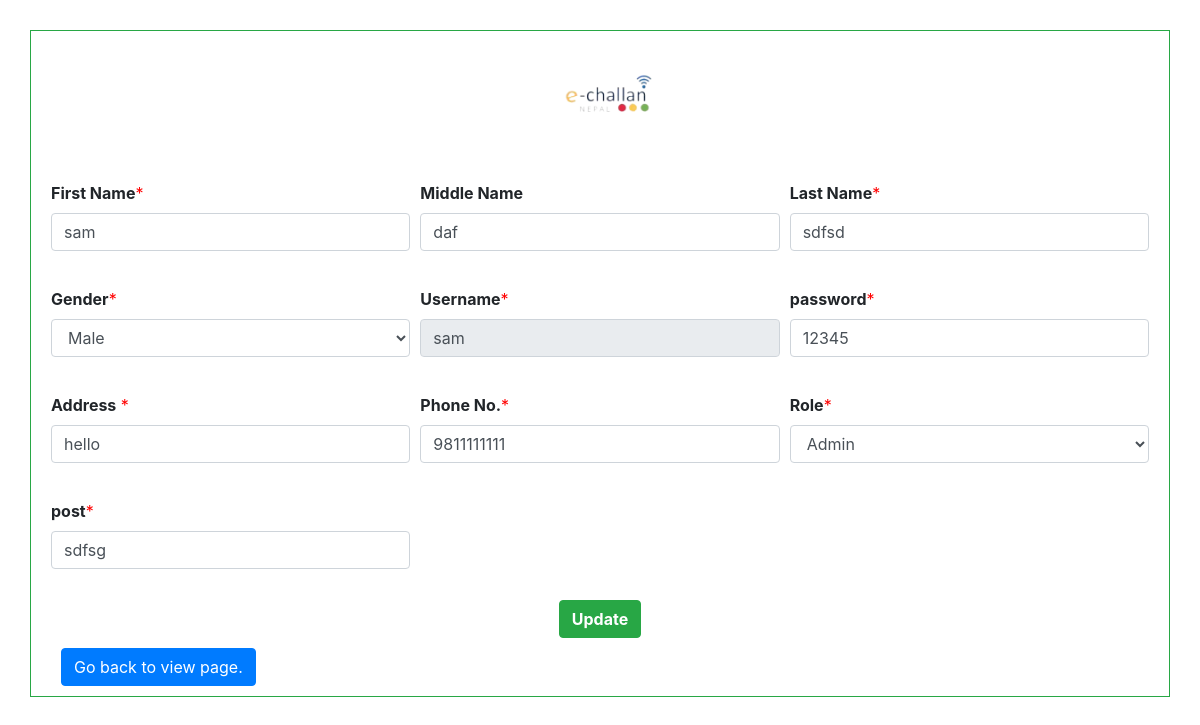
The app's page /html/EditUser.php?id=3 (signed in) with its own data.
### tables this page shows
CREATE TABLE `user` (
  `user_id` int(11) NOT NULL,
  `first_name` varchar(40) NOT NULL,
  `middle_name` varchar(40) DEFAULT NULL,
  `last_name` varchar(40) NOT NULL,
  `username` varchar(40) NOT NULL,
  `password` varchar(40) NOT NULL,
  `address` varchar(50) DEFAULT NULL,
  `phone_no` varchar(40) NOT NULL,
  `role` varchar(10) NOT NULL,
  `gender` varchar(20) NOT NULL,
  `post` varchar(50) NOT NULL
);

### html/EditUser.php (the view, shortened to what this page needs)
<?php
include "../backend/connect_db.php";
$id = $_GET['id'];
$query = "SELECT * FROM user where user_id = '$id'";
$result = mysqli_query($conn, $query);
$data = mysqli_fetch_array($result);
?>
<!DOCTYPE html>
<html>
<head>
    <link rel="stylesheet" href="https://maxcdn.bootstrapcdn.com/bootstrap/4.5.2/css/bootstrap.min.css">
    <link rel="stylesheet" href="../css/addUser.css">
</head>
<body>
<form action="../backend/backend_update_user.php" method="post">
    <div class="container border border-success">
        <div class="row">
            <div class="col-sm-5">
            </div>
            <div class="col-sm-4">
                <img src="../images/logo1.png" width="50%" height="100%">
            </div>
        </div>
        <div class="form-row">
            <div class="form-group col-md-4">
                <label for="inputEmail4"><strong>First Name</strong><span style="color: red">*</span></label>
                <input type="text" class="form-control" placeholder="" name="first_name"
                       value="<?php echo $data['first_name'] ?>" required>
            </div>
            <div class="form-group col-md-4">
                <label for="inputEmail4"><strong>Middle Name</strong></label>
                <input type="text" class="form-control" placeholder="" name="middle_name"
                       value="<?php echo $data['middle_name'] ?>">
            </div>
            <div class="form-group col-md-4">
                <label for="inputPassword4"><strong>Last Name</strong><span style="color: red">*</span></label>
                <input type="text" class="form-control" placeholder="" name="last_name" required
                       value="<?php echo $data['last_name'] ?>" required>
            </div>
        </div>
        <div class="form-row">
            <div class="form-group col-md-4">
                <label for="inputState"><strong>Gender</strong><span style="color: red">*</span></label>
                <select id="inputState" class="form-control" name="gender" required
                        value="<?php echo $data['gender'] ?>" required>
                    <option selected>Male</option>
                </select>
            </div>
            <div class="form-group col-md-4">
                <label for="inputAddress"><strong>Username</strong><span style="color: red">*</span></label>
                <input type="text" class="form-control" placeholder="" name="username" required readonly
                       value="<?php echo $data['username'] ?>" required>
            </div>
            <div class="form-group col-md-4">
                <label for="inputAddress"><strong>password</strong><span style="color: red">*</span></label>
                <input type="text" class="form-control" placeholder="" name="password" required
                       value="<?php echo $data['password'] ?>" required>
            </div>
        </div>
        <div class="form-row">
            <div class="form-group col-md-4">
                <label for="inputAddress2"><strong>Address</strong> <span style="color: red">*</span></label>
                <input type="text" class="form-control" placeholder="" name="address"
                       value="<?php echo $data['address'] ?>" required>
            </div>
            <div class="form-group col-md-4">
                <label for="inputAddress2"><strong>Phone No.</strong><span style="color: red">*</span></label>
                <input type="number" class="form-control" placeholder="" name="phone_no" max="9999999999" required
                       value="<?php echo $data['phone_no'] ?>" required>
            </div>
            <div class="form-group col-md-4">
                <label for="inputAddress2"><strong>Role</strong><span style="color: red">*</span></label>
                <select name="role" class="form-control" required>
                    <option value="admin" <?php if($data['role']=='admin') echo "selected"; ?>>Admin</option>
                </select>
            </div>
        </div>
        <div class="form-row">
            <div class="form-group col-md-4">
                <label for="inputAddress2"><strong>post</strong><span style="color: red">*</span> </label>
                <input type="text" class="form-control" placeholder="" name="post"
                       value="<?php echo $data['post'] ?>" required>
            </div>
        </div>
        <div class="container text-center">
            <button type="login" class="btn btn-success" name="create"><strong>Update</strong></button>
        </div>
        <div class="container text-left">
            <a href="ViewUser.php" class="btn btn-primary" role="button">Go back to view page.</a>
        </div>
    </div>
</form>
</body>
</html>

### css/addUser.css (style rules this page uses)
body { padding:30px; }
div { padding: 5px; }

### records on screen
user: first_name "sam", middle_name "daf", last_name "sdfsd", gender "Male", username "sam", password "12345", address "hello", phone_no "9811111111", role "Admin", post "sdfsg"
